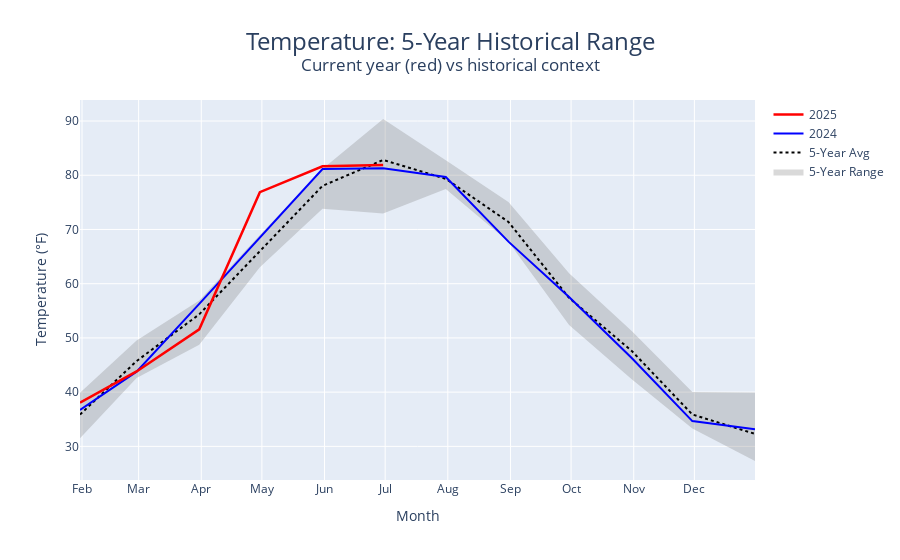

This figure's notebook cell:
### Code cell
# Basic 5-year range plot with monthly aggregation
# Shows: gray ribbon (5-year min/max), black dotted line (5-year avg), 
#        blue line (prior year), red line (current year)
(
    ggplot(df_temp, aes(x='date', y='temperature')) +
    geom_range(freq='ME') +
    labs(title='Temperature: 5-Year Historical Range',
         subtitle='Current year (red) vs historical context',
         x='Month', y='Temperature (°F)')
)

### Figure 1 — Plotly figure (JSON) as saved in the notebook; plotly's stock layout.template omitted (floating-point values rounded to 4 significant figures)
{"data": [{"hoverinfo": "skip", "line": {"width": 0}, "mode": "lines", "showlegend": false, "type": "scatter", "x": ["2025-01-31T00:00:00.000000000", "2025-02-28T00:00:00.000000000", "2025-03-31T00:00:00.000000000", "2025-04-30T00:00:00.000000000", "2025-05-31T00:00:00.000000000", "2025-06-30T00:00:00.000000000", "2025-07-31T00:00:00.000000000", "2025-08-31T00:00:00.000000000", "2025-09-30T00:00:00.000000000", "2025-10-31T00:00:00.000000000", "2025-11-30T00:00:00.000000000", "2025-12-31T00:00:00.000000000"], "xaxis": "x", "y": [31.5, 42.6, 48.76, 63.05, 73.81, 72.92, 77.48, 67.75, 52.38, 42.39, 33.29, 27.3], "yaxis": "y"}, {"customdata": [[31.5], [42.6], [48.76], [63.05], [73.81], [72.92], [77.48], [67.75], [52.38], [42.39], [33.29], [27.3]], "fill": "tonexty", "fillcolor": "rgba(128, 128, 128, 0.3)", "hovertemplate": "%{x}<br>Min: %{customdata[0]:.2f}<br>Max: %{y:.2f}<extra></extra>", "line": {"width": 0}, "mode": "lines", "name": "5-Year Range", "showlegend": true, "type": "scatter", "x": ["2025-01-31T00:00:00.000000000", "2025-02-28T00:00:00.000000000", "2025-03-31T00:00:00.000000000", "2025-04-30T00:00:00.000000000", "2025-05-31T00:00:00.000000000", "2025-06-30T00:00:00.000000000", "2025-07-31T00:00:00.000000000", "2025-08-31T00:00:00.000000000", "2025-09-30T00:00:00.000000000", "2025-10-31T00:00:00.000000000", "2025-11-30T00:00:00.000000000", "2025-12-31T00:00:00.000000000"], "xaxis": "x", "y": [39.88, 49.51, 56.88, 68.97, 81.15, 90.37, 82.77, 75.05, 61.91, 51.28, 40.05, 39.91], "yaxis": "y"}, {"hovertemplate": "%{x}<br>Avg: %{y:.2f}<extra></extra>", "line": {"color": "black", "dash": "dot", "width": 2}, "mode": "lines", "name": "5-Year Avg", "showlegend": true, "type": "scatter", "x": ["2025-01-31T00:00:00.000000000", "2025-02-28T00:00:00.000000000", "2025-03-31T00:00:00.000000000", "2025-04-30T00:00:00.000000000", "2025-05-31T00:00:00.000000000", "2025-06-30T00:00:00.000000000", "2025-07-31T00:00:00.000000000", "2025-08-31T00:00:00.000000000", "2025-09-30T00:00:00.000000000", "2025-10-31T00:00:00.000000000", "2025-11-30T00:00:00.000000000", "2025-12-31T00:00:00.000000000"], "xaxis": "x", "y": [35.87, 45.73, 54.35, 66.01, 78.04, 82.83, 79.34, 71.4, 57.38, 47.6, 35.87, 32.3], "yaxis": "y"}, {"hovertemplate": "2024<br>%{x}<br>Value: %{y:.2f}<extra></extra>", "line": {"color": "blue", "width": 2}, "mode": "lines", "name": "2024", "showlegend": true, "type": "scatter", "x": ["2025-01-31T00:00:00.000000000", "2025-02-28T00:00:00.000000000", "2025-03-31T00:00:00.000000000", "2025-04-30T00:00:00.000000000", "2025-05-31T00:00:00.000000000", "2025-06-30T00:00:00.000000000", "2025-07-31T00:00:00.000000000", "2025-08-31T00:00:00.000000000", "2025-09-30T00:00:00.000000000", "2025-10-31T00:00:00.000000000", "2025-11-30T00:00:00.000000000", "2025-12-31T00:00:00.000000000"], "xaxis": "x", "y": [36.71, 43.78, 56.28, 68.58, 81.15, 81.28, 79.69, 67.75, 57.55, 46.28, 34.66, 33.16], "yaxis": "y"}, {"hovertemplate": "2025<br>%{x}<br>Value: %{y:.2f}<extra></extra>", "line": {"color": "red", "width": 2.5}, "mode": "lines", "name": "2025", "showlegend": true, "type": "scatter", "x": ["2025-01-31T00:00:00.000000000", "2025-02-28T00:00:00.000000000", "2025-03-31T00:00:00.000000000", "2025-04-30T00:00:00.000000000", "2025-05-31T00:00:00.000000000", "2025-06-30T00:00:00.000000000"], "xaxis": "x", "y": [38.05, 43.82, 51.59, 76.89, 81.64, 81.87], "yaxis": "y"}], "layout": {"legend": {"x": 1.02, "xanchor": "left", "y": 1, "yanchor": "top"}, "showlegend": true, "title": {"font": {"size": 24}, "text": "Temperature: 5-Year Historical Range<br><sup>Current year (red) vs historical context</sup>", "x": 0.5, "xanchor": "center", "yanchor": "top"}, "xaxis": {"anchor": "y", "domain": [0, 1], "dtick": "M1", "tickformat": "%b", "title": {"text": "Month"}}, "yaxis": {"anchor": "x", "domain": [0, 1], "title": {"text": "Temperature (°F)"}}}}
